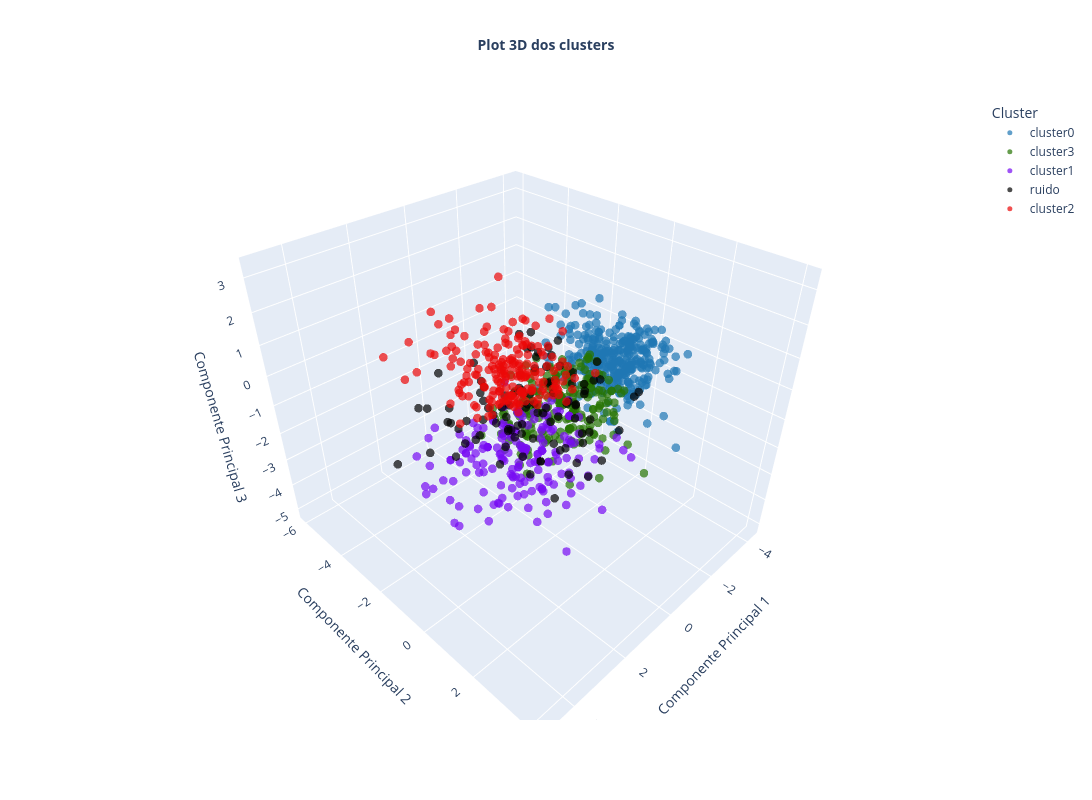

Notebook cell for this chart:
### Markdown cell above
## Gráfico 3D dos clusters

### Code cell
palette = {
    'cluster0': '#1f77b4',
    'cluster1': '#770bf3',
    'cluster2': '#ec0707',
    'cluster3': '#267402',
    'ruido': 'black',
}

fig = px.scatter_3d(df_plot, x='PCA1', y='PCA2', z='PCA3', color='Cluster', color_discrete_map=palette,
    hover_data={
        'Pokedex': True,
        'Nome': True,
        'Tipo 1': True,
        'Tipo 2': True,
        'Total': True,
        'HP': True,
        'Attack': True,
        'Defense': True,
        'Sp. Atk': True,
        'Sp. Def': True,
        'Speed': True,

        # Não mostrar duplicado
        'PCA1': False,
        'PCA2': False,
        'PCA3': False
    },
    opacity=0.7, title='Gráfico 3D dos clusters', width=1100, height=800
)

fig.update_traces(marker=dict(size=5))
fig.update_layout(title={'text': '<b>Plot 3D dos clusters</b>','x': 0.5, 'xanchor': 'center', 'font': {'size': 14}},
    scene=dict(xaxis_title='Componente Principal 1', yaxis_title='Componente Principal 2', zaxis_title='Componente Principal 3'))
fig.show()

### Figure 1 — Plotly figure (JSON) as saved in the notebook; plotly's stock layout.template omitted (floating-point values rounded to 4 significant figures; data arrays with more than 128 entries replaced by an {"elided": "..."} marker saying what was removed)
{"data": [{"customdata": {"elided": "343x11 mixed values"}, "hovertemplate": "Cluster=cluster0<br>Pokedex=%{customdata[0]}<br>Nome=%{customdata[1]}<br>Tipo 1=%{customdata[2]}<br>Tipo 2=%{customdata[3]}<br>Total=%{customdata[4]}<br>HP=%{customdata[5]}<br>Attack=%{customdata[6]}<br>Defense=%{customdata[7]}<br>Sp. Atk=%{customdata[8]}<br>Sp. Def=%{customdata[9]}<br>Speed=%{customdata[10]}<extra></extra>", "legendgroup": "cluster0", "marker": {"color": "#1f77b4", "opacity": 0.7, "size": 5, "symbol": "circle"}, "mode": "markers", "name": "cluster0", "scene": "scene", "showlegend": true, "type": "scatter3d", "x": {"elided": "343 float values"}, "y": {"elided": "343 float values"}, "z": {"elided": "343 float values"}}, {"customdata": {"elided": "217x11 mixed values"}, "hovertemplate": "Cluster=cluster3<br>Pokedex=%{customdata[0]}<br>Nome=%{customdata[1]}<br>Tipo 1=%{customdata[2]}<br>Tipo 2=%{customdata[3]}<br>Total=%{customdata[4]}<br>HP=%{customdata[5]}<br>Attack=%{customdata[6]}<br>Defense=%{customdata[7]}<br>Sp. Atk=%{customdata[8]}<br>Sp. Def=%{customdata[9]}<br>Speed=%{customdata[10]}<extra></extra>", "legendgroup": "cluster3", "marker": {"color": "#267402", "opacity": 0.7, "size": 5, "symbol": "circle"}, "mode": "markers", "name": "cluster3", "scene": "scene", "showlegend": true, "type": "scatter3d", "x": {"elided": "217 float values"}, "y": {"elided": "217 float values"}, "z": {"elided": "217 float values"}}, {"customdata": {"elided": "178x11 mixed values"}, "hovertemplate": "Cluster=cluster1<br>Pokedex=%{customdata[0]}<br>Nome=%{customdata[1]}<br>Tipo 1=%{customdata[2]}<br>Tipo 2=%{customdata[3]}<br>Total=%{customdata[4]}<br>HP=%{customdata[5]}<br>Attack=%{customdata[6]}<br>Defense=%{customdata[7]}<br>Sp. Atk=%{customdata[8]}<br>Sp. Def=%{customdata[9]}<br>Speed=%{customdata[10]}<extra></extra>", "legendgroup": "cluster1", "marker": {"color": "#770bf3", "opacity": 0.7, "size": 5, "symbol": "circle"}, "mode": "markers", "name": "cluster1", "scene": "scene", "showlegend": true, "type": "scatter3d", "x": {"elided": "178 float values"}, "y": {"elided": "178 float values"}, "z": {"elided": "178 float values"}}, {"customdata": {"elided": "96x11 mixed values"}, "hovertemplate": "Cluster=ruido<br>Pokedex=%{customdata[0]}<br>Nome=%{customdata[1]}<br>Tipo 1=%{customdata[2]}<br>Tipo 2=%{customdata[3]}<br>Total=%{customdata[4]}<br>HP=%{customdata[5]}<br>Attack=%{customdata[6]}<br>Defense=%{customdata[7]}<br>Sp. Atk=%{customdata[8]}<br>Sp. Def=%{customdata[9]}<br>Speed=%{customdata[10]}<extra></extra>", "legendgroup": "ruido", "marker": {"color": "black", "opacity": 0.7, "size": 5, "symbol": "circle"}, "mode": "markers", "name": "ruido", "scene": "scene", "showlegend": true, "type": "scatter3d", "x": [0.8791, 1.135, 0.3961, -0.3246, 1.493, -0.6502, 1.139, 0.5806, -0.9088, 0.83, 0.7378, 1.945, 1.743, -1.241, 1.124, 1.652, 1.674, 1.748, -0.1733, -0.05985, 0.117, 1.534, -0.08489, 0.9677, -1.248, 2.307, 3.0, 4.088, 0.2042, -0.8694, 0.6936, 0.4593, 1.345, 0.785, 1.5, 0.5922, 0.9783, -0.1477, 2.704, 4.063, -1.102, 1.252, 1.013, 1.248, 1.334, 0.8525, 1.074, 2.882, -0.3371, -1.286, 1.822, 1.778, 4.111, 1.6, 1.761, 1.047, 0.8291, 0.9843, 0.5872, 1.23, 0.7762, 1.564, 1.517, 1.413, 0.9828, 1.055, 1.283, 0.8385, -1.041, 1.082, 1.308, 2.888, 1.251, -0.684, -0.1025, 1.014, 0.05363, 0.7758, 1.093, -0.3795, 2.647, 1.008, 0.9039, 1.23, 0.2539, 0.7686, 0.7738, 0.7186, -1.153, 1.493, -1.315, 0.8125, -0.04421, 2.178, 2.682, 2.833], "y": [1.578, -0.3343, 0.7572, -0.7608, 0.7321, -1.758, 0.9909, 0.3461, -1.788, 2.226, -0.2427, -0.5553, 0.1388, -0.7625, -0.7576, -0.3206, 1.222, -1.369, -1.275, -0.5823, 0.07323, -6.027, 1.073, -0.2831, 1.555, 0.04089, -1.044, 0.06089, 2.692, -2.341, 1.661, 1.713, 0.3497, -2.331, 0.6101, -2.534, -0.4737, -0.9841, -2.443, -0.8565, 0.3296, -3.415, 1.692, 0.902, 0.8045, 0.4192, -1.42, 0.1423, -1.59, -0.1608, -1.031, -2.457, -0.4457, 0.5519, 0.2219, 1.465, 0.9999, 0.9506, 1.351, -0.5082, -0.7768, -0.3575, 1.29, -0.8044, 0.4191, 1.473, -2.099, 1.833, -0.03691, 1.209, -2.565, -0.5246, -2.914, -0.7502, -3.417, -1.808, 0.4781, 0.1165, -0.3406, -2.555, -0.4255, -0.3049, 1.835, 0.099, -1.527, -1.378, 1.362, -0.4336, -0.4002, 0.7321, 1.115, 1.133, -0.3875, 0.132, 0.7821, -1.237], "z": [-0.07527, -0.9659, 0.8339, 0.959, -1.118, 0.9135, 0.2834, -1.239, -0.01562, -0.6086, -0.131, -0.04103, -0.1296, -1.272, -1.079, -0.592, 0.5182, -1.251, 0.8125, 0.5412, 0.9425, -5.118, 0.8512, -0.04861, 0.01712, -1.145, 0.4565, 2.487, 1.395, -1.441, -0.08963, 1.417, 1.522, -0.3362, 0.396, -1.907, -0.8053, 0.7921, -1.934, 1.079, 0.6447, -2.107, 1.245, 1.017, 1.287, 0.9367, -1.206, 1.204, 0.5756, -2.517, 0.5562, -2.608, 1.296, -0.4, 1.08, 0.8185, -0.8995, -0.9079, 0.9738, -1.131, 1.812, 0.1762, -2.039, -0.1857, 0.1865, 0.4318, -2.055, -1.373, -0.2231, 0.7558, -2.434, 0.2663, -2.097, 1.038, -1.679, -0.9077, 0.886, -0.2359, -1.794, -2.308, 1.914, -0.1458, 0.5059, -2.096, -0.6053, -0.3882, -1.221, 0.08406, -1.149, -1.118, -1.384, -1.736, 0.9972, -0.5837, 0.5921, -0.1961]}, {"customdata": {"elided": "191x11 mixed values"}, "hovertemplate": "Cluster=cluster2<br>Pokedex=%{customdata[0]}<br>Nome=%{customdata[1]}<br>Tipo 1=%{customdata[2]}<br>Tipo 2=%{customdata[3]}<br>Total=%{customdata[4]}<br>HP=%{customdata[5]}<br>Attack=%{customdata[6]}<br>Defense=%{customdata[7]}<br>Sp. Atk=%{customdata[8]}<br>Sp. Def=%{customdata[9]}<br>Speed=%{customdata[10]}<extra></extra>", "legendgroup": "cluster2", "marker": {"color": "#ec0707", "opacity": 0.7, "size": 5, "symbol": "circle"}, "mode": "markers", "name": "cluster2", "scene": "scene", "showlegend": true, "type": "scatter3d", "x": {"elided": "191 float values"}, "y": {"elided": "191 float values"}, "z": {"elided": "191 float values"}}], "layout": {"height": 800, "legend": {"title": {"text": "Cluster"}, "tracegroupgap": 0}, "scene": {"domain": {"x": [0, 1], "y": [0, 1]}, "xaxis": {"title": {"text": "Componente Principal 1"}}, "yaxis": {"title": {"text": "Componente Principal 2"}}, "zaxis": {"title": {"text": "Componente Principal 3"}}}, "title": {"font": {"size": 14}, "text": "<b>Plot 3D dos clusters</b>", "x": 0.5, "xanchor": "center"}, "width": 1100}}
